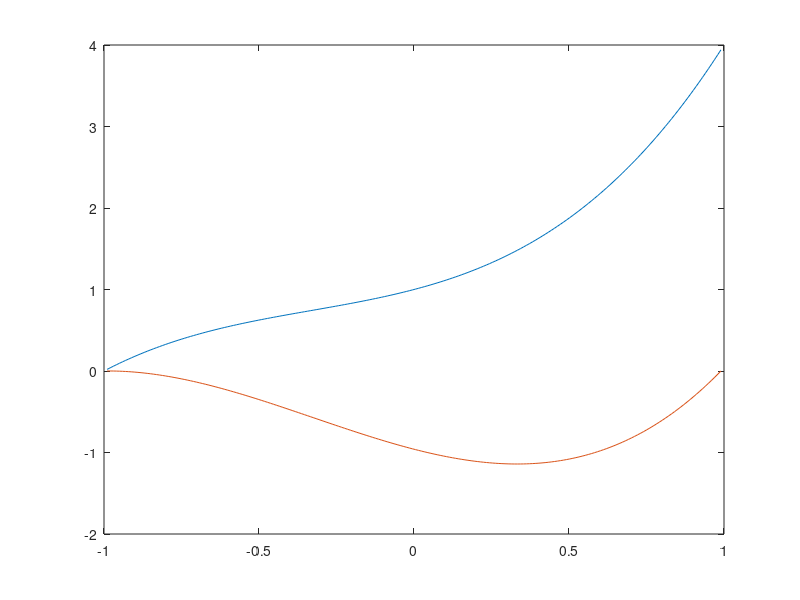

Write MATLAB code to recreate this figure.
Q=200;
N=200;
t0=-1;
t1=1;
h=(t1-t0)/(Q+1);
s0=0;
a=0;
b=0;
s=zeros(1,N+1);
Y=zeros(1,N);
Yexac=zeros(1,N);
T=zeros(1,N);
yexac= @(t) t^3+t^2+t+1;
s(1,1)=s0;
for n=1:N
    T(n)=t0+h*n;
    Yexac(n)=yexac(T(n));
end
for n=1:N
    S=s(1,n);
    f1 = @(t,y1,y2) y2;
    f2 = @(t,y1,y2) t^3+t^2+5*t+1 - y1;
    z=[0;1];
    y0=[a;s(1,n)];
    u=y0;
    for k=1:Q
        u1=u(1,1)+h*f1(t0+k*h,u(1,1),u(2,1));
        u2=u(2,1)+h*f2(t0+k*h,u(1,1),u(2,1));
        u=[u1 ; u2];
        f3 = @(t,z1,z2) z2;
    f4 = @(t,z1,z2) -z1;
        z1=z(1,1)+h*f3(t0+k*h,z(1,1),z(2,1));
        z2=z(2,1)+h*f4(t0+k*h,z(1,1),z(2,1));
        z=[z1;z2];
        Y(1,k)=u1;
    end
    Snew=S-(u1-b)/z1;
    s(1,n+1)=Snew;
end
plot(T,Yexac,T,Y);
Y

